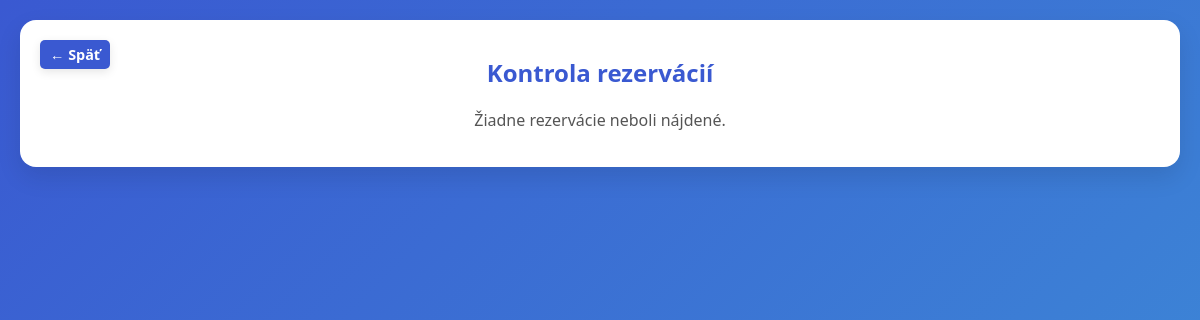
Page /cabinet/reservationcheck.php on the earlier database version.
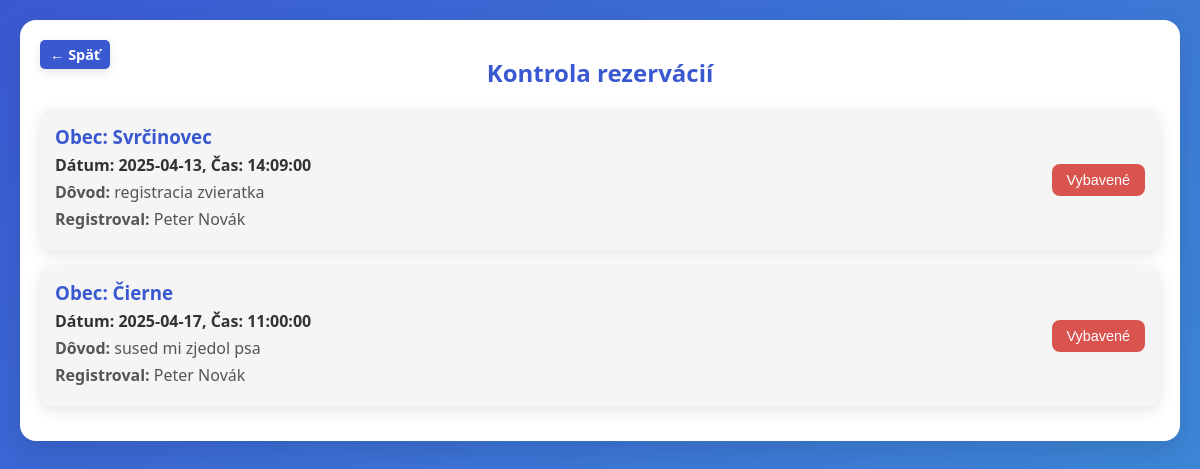
Same page on the later database version.
### tables this page shows
CREATE TABLE `reservations` (
  `id` int(11) NOT NULL,
  `office_hour_id` int(11) NOT NULL,
  `dovod` text NOT NULL,
  `meno` varchar(100) NOT NULL,
  `priezvisko` varchar(100) NOT NULL,
  `id_pouzivatela` int(11) DEFAULT NULL
);

CREATE TABLE `obec` (
  `id` int(11) NOT NULL,
  `nazov` varchar(100) NOT NULL
);

CREATE TABLE `office_hours` (
  `id` int(11) NOT NULL,
  `datum` date NOT NULL,
  `cas` time NOT NULL,
  `dostupne` tinyint(1) DEFAULT 1,
  `obec_id` int(11) NOT NULL
);

### cabinet/reservationcheck.php (the view, shortened to what this page needs)
<?php
include 'db.php';
$query = "
    SELECT r.id, r.dovod, r.meno, r.priezvisko, oh.datum, oh.cas, o.nazov AS obec
    FROM reservations r
    JOIN office_hours oh ON r.office_hour_id = oh.id
    JOIN obec o ON oh.obec_id = o.id
    ORDER BY oh.datum ASC, oh.cas ASC
";
$result = $conn->query($query);
$reservations = $result->fetch_all(MYSQLI_ASSOC);
?>
<!DOCTYPE html>
<html lang="sk">
<head>
</head>
<body>
    <div class="container">
        <a href="cabinet_menu.php" class="back-button">← Späť</a>
        <h1>Kontrola rezervácií</h1>
        <?php if (count($reservations) > 0): ?>
            <div class="reservation-list">
                <?php foreach ($reservations as $reservation): ?>
                    <div class="reservation-item">
                        <div>
                            <h3>Obec: <?= htmlspecialchars($reservation['obec']) ?></h3>
                            <p class="date-time">Dátum: <?= htmlspecialchars($reservation['datum']) ?>, Čas: <?= htmlspecialchars($reservation['cas']) ?></p>
                            <p><strong>Dôvod:</strong> <?= htmlspecialchars($reservation['dovod']) ?></p>
                            <p><strong>Registroval:</strong> <?= htmlspecialchars($reservation['meno']) ?> <?= htmlspecialchars($reservation['priezvisko']) ?></p>
                        </div>
                        <form method="post">
                            <button type="submit">Vybavené</button>
                        </form>
                    </div>
                <?php endforeach; ?>
            </div>
        <?php else: ?>
            <p style="text-align: center; color: #555;">Žiadne rezervácie neboli nájdené.</p>
        <?php endif; ?>
    </div>
</body>
</html>

### cabinet/reservationcheck.php (style rules this page uses)
body { margin: 0; padding: 0; font-family: 'Segoe UI', sans-serif; background: linear-gradient(135deg, #3A59D1, #3D90D7); height: 100vh; display: flex; justify-content: flex-start; align-items: flex-start; padding: 20px; }
.container { width: 100%; max-width: 1200px; margin: 0 auto; background-color: white; border-radius: 16px; box-shadow: 0 10px 25px rgba(0, 0, 0, 0.1); padding: 20px; position: relative; }
h1 { font-size: 1.5rem; color: #3A59D1; text-align: center; margin-bottom: 20px; }
.reservation-list { margin-top: 20px; }
.reservation-item { background-color: #f5f5f5; border-radius: 12px; padding: 15px; margin-bottom: 15px; box-shadow: 0 5px 15px rgba(0, 0, 0, 0.1); display: flex; justify-content: space-between; align-items: center; }
.reservation-item h3 { margin: 0; color: #3A59D1; }
.reservation-item p { margin: 5px 0; color: #555; }
.reservation-item .date-time { font-weight: bold; color: #333; }
.reservation-item form { margin: 0; }
.reservation-item button { background-color: #d9534f; color: white; border: none; padding: 8px 15px; border-radius: 8px; cursor: pointer; font-size: 0.9rem; transition: background-color 0.3s ease; }
.back-button { position: absolute; top: 20px; left: 20px; padding: 5px 10px; background-color: #3A59D1; color: white; text-decoration: none; font-size: 0.9rem; font-weight: bold; border-radius: 5px; box-shadow: 0 3px 10px rgba(0, 0, 0, 0.1); transition: background-color 0.3s ease, transform 0.2s ease; }

Differences in the rows shown:
added reservations: obec.nazov "Svrčinovec", office_hour.datum "2025-04-13", office_hour.cas "14:09:00", dovod "registracia zvieratka", meno "Peter", priezvisko "Novák"
added reservations: obec.nazov "Čierne", office_hour.datum "2025-04-17", office_hour.cas "11:00:00", dovod "sused mi zjedol psa", meno "Peter", priezvisko "Novák"
Other differences:
text no longer shown: "Žiadne rezervácie neboli nájdené."
